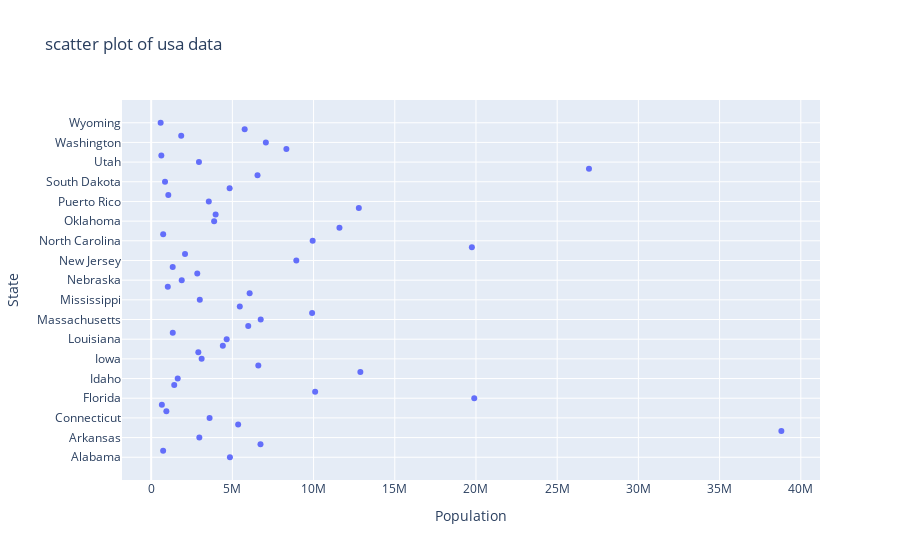

The cell this chart's notebook holds for it:
### Code cell
fig = px.scatter(df, x='Population', y='State',title='scatter plot of usa data')
fig.show()

### Figure 1 — Plotly figure (JSON) as saved in the notebook; plotly's stock layout.template omitted (floating-point values rounded to 4 significant figures)
{"data": [{"hovertemplate": "Population=%{x}<br>State=%{y}<extra></extra>", "legendgroup": "", "marker": {"color": "#636efa", "symbol": "circle"}, "mode": "markers", "name": "", "orientation": "h", "showlegend": false, "type": "scatter", "x": [4849377, 736732, 6731484, 2966369, 38802500, 5355866, 3596677, 935614, 658893, 19893297, 10097343, 1419561, 1634464, 12880580, 6596855, 3107126, 2904021, 4413457, 4649676, 1330089, 5976407, 6745408, 9909877, 5457173, 2994079, 6063589, 1023579, 1881503, 2839098, 1326813, 8938175, 2085572, 19746227, 9943964, 739482, 11594163, 3878051, 3970239, 12787209, 3548397, 1055173, 4832482, 853175, 6549352, 26956958, 2942902, 626562, 8326289, 7061530, 1850326, 5757564, 584153], "xaxis": "x", "y": ["Alabama", "Alaska", "Arizona", "Arkansas", "California", "Colorado", "Connecticut", "Delaware", "District of Columbia", "Florida", "Georgia", "Hawaii", "Idaho", "Illinois", "Indiana", "Iowa", "Kansas", "Kentucky", "Louisiana", "Maine", "Maryland", "Massachusetts", "Michigan", "Minnesota", "Mississippi", "Missouri", "Montana", "Nebraska", "Nevada", "New Hampshire", "New Jersey", "New Mexico", "New York", "North Carolina", "North Dakota", "Ohio", "Oklahoma", "Oregon", "Pennsylvania", "Puerto Rico", "Rhode Island", "South Carolina", "South Dakota", "Tennessee", "Texas", "Utah", "Vermont", "Virginia", "Washington", "West Virginia", "Wisconsin", "Wyoming"], "yaxis": "y"}], "layout": {"legend": {"tracegroupgap": 0}, "title": {"text": "scatter plot of usa data"}, "xaxis": {"anchor": "y", "domain": [0, 1], "title": {"text": "Population"}}, "yaxis": {"anchor": "x", "domain": [0, 1], "title": {"text": "State"}}}}
